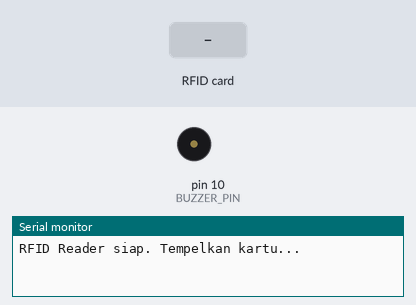
Bench run of a sketch on a simulated Arduino Uno, built for the host (arithmetic inside an expression is 32-bit, double 64-bit). Shown: buzzer (waves = sounding), the last lines printed to the serial monitor. The test bench sets the inputs (shaded band).

Above: at 1.4 s.
1.5 s: RFID card 5E 7A 19 C4 held to the reader
At 1.56 s:
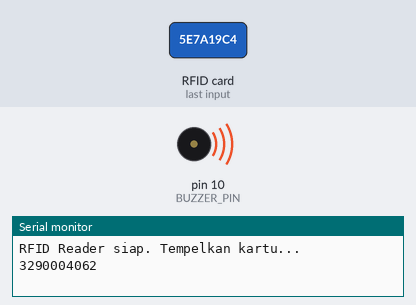
Timing chart, 0 to 4.5 s (numbered marks = the images above; inputs shaded):
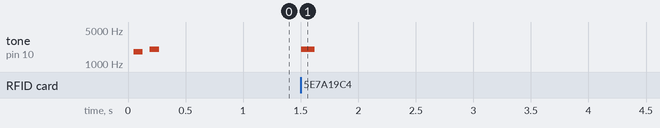

The sketch:

main.ino
```cpp
#include <SPI.h>
#include <MFRC522.h>

#define SS_PIN 7
#define RST_PIN 3
#define BUZZER_PIN 10
#define SCK_PIN 4
#define MISO_PIN 5
#define MOSI_PIN 6

MFRC522 rfid(SS_PIN, RST_PIN);

void beepSuccess()
{
    tone(BUZZER_PIN, 2000);
    delay(120);
    noTone(BUZZER_PIN);
}

void beepStartup()
{
    tone(BUZZER_PIN, 1800);
    delay(80);
    noTone(BUZZER_PIN);
    delay(60);
    tone(BUZZER_PIN, 2000);
    delay(80);
    noTone(BUZZER_PIN);
}

void setup()
{
    Serial.begin(115200);
    pinMode(BUZZER_PIN, OUTPUT);
    SPI.begin(SCK_PIN, MISO_PIN, MOSI_PIN, SS_PIN);
    rfid.PCD_Init();
    beepStartup();
    Serial.println("RFID Reader siap. Tempelkan kartu...");
}

void loop()
{
    if (!rfid.PICC_IsNewCardPresent())
    {
        return;
    }
    if (!rfid.PICC_ReadCardSerial())
    {
        return;
    }

    uint32_t uidValue;
    if (rfid.uid.size >= 4)
    {
        uidValue = ((uint32_t)rfid.uid.uidByte[3] << 24) | ((uint32_t)rfid.uid.uidByte[2] << 16) | ((uint32_t)rfid.uid.uidByte[1] << 8) | rfid.uid.uidByte[0];
    }
    else
    {
        uidValue = ((uint32_t)rfid.uid.uidByte[0] << 8) | rfid.uid.uidByte[1];
    }

    char buf[11];
    sprintf(buf, "%010lu", (unsigned long)uidValue);
    Serial.println(buf);
    beepSuccess();

    rfid.PICC_HaltA();
    rfid.PCD_StopCrypto1();
    delay(150);
}
```

Measured:
- after the input at 1.5 s, tone on pin 10 (BUZZER_PIN): silent → 2000 Hz at once, → silent 0.12 s later
